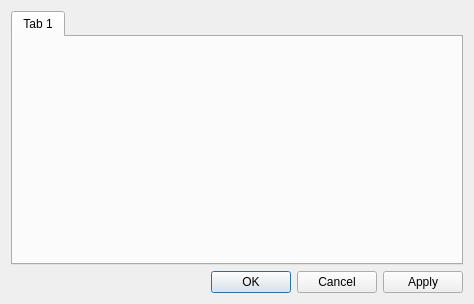
<?xml version="1.0" encoding="UTF-8"?>
<ui version="4.0">
 <class>PreferencesDialog</class>
 <widget class="QDialog" name="PreferencesDialog">
  <property name="geometry">
   <rect>
    <x>0</x>
    <y>0</y>
    <width>474</width>
    <height>304</height>
   </rect>
  </property>
  <property name="sizePolicy">
   <sizepolicy hsizetype="Expanding" vsizetype="Minimum">
    <horstretch>0</horstretch>
    <verstretch>0</verstretch>
   </sizepolicy>
  </property>
  <property name="windowTitle">
   <string>Preferences</string>
  </property>
  <property name="modal">
   <bool>true</bool>
  </property>
  <layout class="QVBoxLayout" name="verticalLayout">
   <item>
    <widget class="QTabWidget" name="m_optionTabWidget">
     <property name="sizePolicy">
      <sizepolicy hsizetype="Expanding" vsizetype="Minimum">
       <horstretch>0</horstretch>
       <verstretch>0</verstretch>
      </sizepolicy>
     </property>
     <property name="currentIndex">
      <number>0</number>
     </property>
     <widget class="QWidget" name="tab_2">
      <attribute name="title">
       <string notr="true">Tab 1</string>
      </attribute>
     </widget>
    </widget>
   </item>
   <item>
    <widget class="QDialogButtonBox" name="m_dialogButtonBox">
     <property name="orientation">
      <enum>Qt::Horizontal</enum>
     </property>
     <property name="standardButtons">
      <set>QDialogButtonBox::Cancel|QDialogButtonBox::Apply|QDialogButtonBox::Ok</set>
     </property>
    </widget>
   </item>
  </layout>
 </widget>
 <connections>
  <connection>
   <sender>m_dialogButtonBox</sender>
   <signal>accepted()</signal>
   <receiver>PreferencesDialog</receiver>
   <slot>accept()</slot>
   <hints>
    <hint type="sourcelabel">
     <x>248</x>
     <y>254</y>
    </hint>
    <hint type="destinationlabel">
     <x>157</x>
     <y>274</y>
    </hint>
   </hints>
  </connection>
  <connection>
   <sender>m_dialogButtonBox</sender>
   <signal>rejected()</signal>
   <receiver>PreferencesDialog</receiver>
   <slot>reject()</slot>
   <hints>
    <hint type="sourcelabel">
     <x>316</x>
     <y>260</y>
    </hint>
    <hint type="destinationlabel">
     <x>286</x>
     <y>274</y>
    </hint>
   </hints>
  </connection>
 </connections>
</ui>
